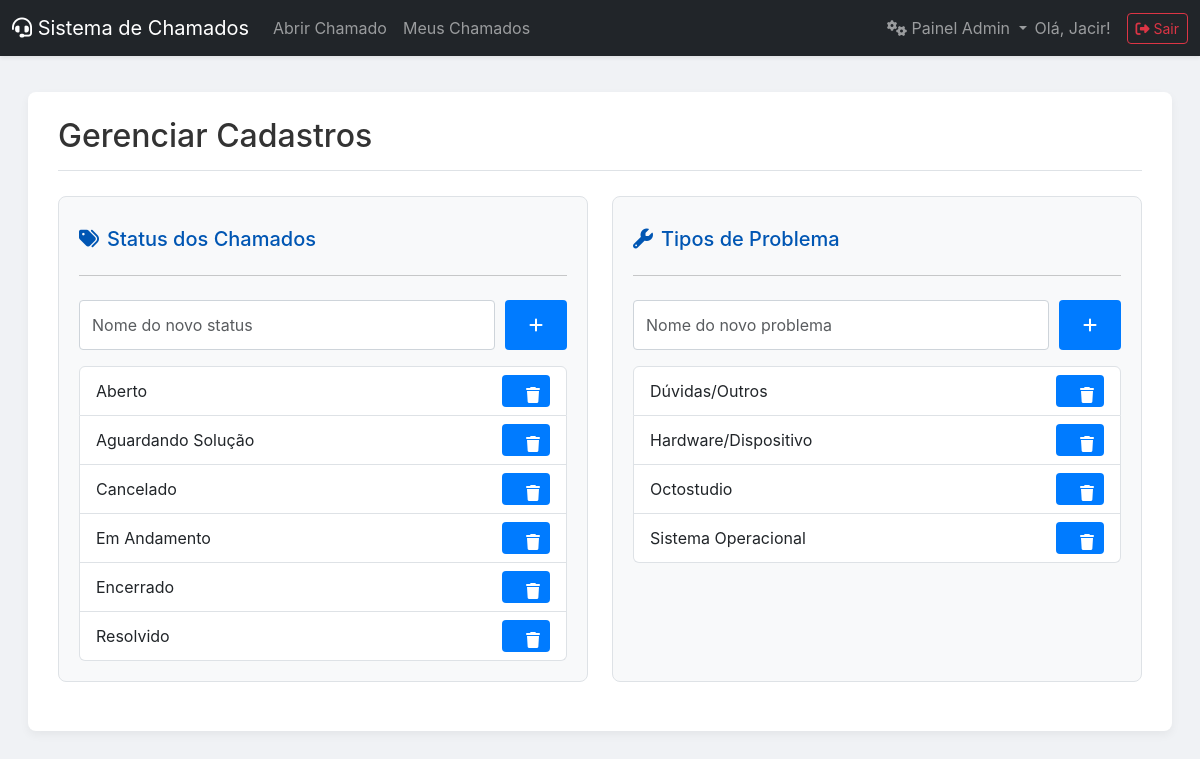
Screenshot of /admin/gerenciar (signed in) with the database file from the repository.
### tables this page shows
CREATE TABLE users (
        id INTEGER PRIMARY KEY AUTOINCREMENT, email TEXT UNIQUE NOT NULL, password TEXT NOT NULL,
        municipio TEXT NOT NULL, responsavel TEXT NOT NULL, telefone TEXT NOT NULL,
        must_reset_password BOOLEAN DEFAULT 1, is_admin BOOLEAN DEFAULT 0
    );

CREATE TABLE status (
        id INTEGER PRIMARY KEY AUTOINCREMENT,
        nome TEXT UNIQUE NOT NULL
    );

CREATE TABLE tipos_problema (
        id INTEGER PRIMARY KEY AUTOINCREMENT,
        nome TEXT UNIQUE NOT NULL
    );

### app.py (the view)
@app.route('/admin/gerenciar')
@login_required
@admin_required
def gerenciar_cadastros():
    db = get_db()
    status_list = db.execute('SELECT * FROM status ORDER BY nome').fetchall()
    tipos_problema_list = db.execute('SELECT * FROM tipos_problema ORDER BY nome').fetchall()
    db.close()
    return render_template('gerenciar_cadastros.html', status_list=status_list, tipos_problema_list=tipos_problema_list)

### app.py (called while the page is built)
def get_db():
    db = sqlite3.connect(DATABASE)
    db.row_factory = sqlite3.Row
    return db

def login_required(f):
    @wraps(f)
    def decorated_function(*args, **kwargs):
        if 'user_id' not in session:
            flash('Por favor, faça login para acessar esta página.', 'warning')
            return redirect(url_for('login'))
        return f(*args, **kwargs)
    return decorated_function

def admin_required(f):
    @wraps(f)
    def decorated_function(*args, **kwargs):
        if not g.user or not g.user['is_admin']:
            flash('Acesso negado. Esta área é restrita para administradores.', 'danger')
            return redirect(url_for('index'))
        return f(*args, **kwargs)
    return decorated_function

@app.before_request
def load_logged_in_user():
    user_id = session.get('user_id')
    if user_id is None:
        g.user = None
    else:
        db = get_db()
        g.user = db.execute('SELECT * FROM users WHERE id = ?', (user_id,)).fetchone()
        db.close()

@app.context_processor
def inject_user():
    return dict(user=g.user)

### templates/gerenciar_cadastros.html (shortened to what this page needs)
{% extends "layout.html" %}
{% block content %}
<div class="content-container">
    <div class="page-header">
        <h2 class="mb-0">Gerenciar Cadastros</h2>
    </div>
    <div class="row mt-4">
        <div class="col-md-6 mb-4">
            <div class="management-panel">
                <h3><i class="fas fa-tags me-2"></i>Status dos Chamados</h3>
                <hr>
                <form action="{{ url_for('add_status') }}" method="post" class="add-form">
                    <input type="text" name="nome" class="form-control" placeholder="Nome do novo status" required>
                    <button type="submit" class="btn btn-primary"><i class="fas fa-plus"></i></button>
                </form>
                <ul class="list-group mt-3">
                    {% for status in status_list %}
                    <li class="list-group-item d-flex justify-content-between align-items-center">
                        {{ status.nome }}
                        <form action="{{ url_for('delete_status', status_id=status.id) }}" method="post" class="d-inline">
                            <button type="submit" class="btn btn-sm btn-outline-danger btn-delete" title="Excluir" onclick="return confirm('Tem certeza que deseja excluir este status? A ação não pode ser desfeita.')">
                                <i class="fas fa-trash"></i>
                            </button>
                        </form>
                    </li>
                    {% else %}
                    <li class="list-group-item">Nenhum status cadastrado.</li>
                    {% endfor %}
                </ul>
            </div>
        </div>
        <div class="col-md-6 mb-4">
            <div class="management-panel">
                <h3><i class="fas fa-wrench me-2"></i>Tipos de Problema</h3>
                <hr>
                <form action="{{ url_for('add_tipo_problema') }}" method="post" class="add-form">
                    <input type="text" name="nome" class="form-control" placeholder="Nome do novo problema" required>
                    <button type="submit" class="btn btn-primary"><i class="fas fa-plus"></i></button>
                </form>
                <ul class="list-group mt-3">
                    {% for tipo in tipos_problema_list %}
                    <li class="list-group-item d-flex justify-content-between align-items-center">
                        {{ tipo.nome }}
                        <form action="{{ url_for('delete_tipo_problema', tipo_id=tipo.id) }}" method="post" class="d-inline">
                            <button type="submit" class="btn btn-sm btn-outline-danger btn-delete" title="Excluir" onclick="return confirm('Tem certeza que deseja excluir este tipo de problema? A ação não pode ser desfeita.')">
                                <i class="fas fa-trash"></i>
                            </button>
                        </form>
                    </li>
                    {% else %}
                    <li class="list-group-item">Nenhum tipo de problema cadastrado.</li>
                    {% endfor %}
                </ul>
            </div>
        </div>
    </div>
</div>
{% endblock %}

### templates/layout.html (shortened to what this page needs)
<!doctype html>
<html lang="pt-BR">
<head>
    <link href="https://cdn.jsdelivr.net/npm/bootstrap@5.3.0/dist/css/bootstrap.min.css" rel="stylesheet">
    <link rel="stylesheet" href="https://cdnjs.cloudflare.com/ajax/libs/font-awesome/6.4.0/css/all.min.css">
    <link rel="stylesheet" href="{{ url_for('static', filename='css/style.css') }}">
</head>
<body>
<nav class="navbar navbar-expand-lg navbar-dark bg-dark shadow-sm">
    <div class="container-fluid">
        <a class="navbar-brand" href="{{ url_for('index') }}">
            <i class="fas fa-headset"></i>
            Sistema de Chamados
        </a>
        <div class="collapse navbar-collapse" id="navbarNav">
            <ul class="navbar-nav me-auto">
                {% if user %}
                    {% if user.is_admin %}
                        <li class="nav-item">
                             <a class="nav-link" href="{{ url_for('abrir_chamado_admin') }}">Abrir Chamado</a>
                        </li>
                    {% else %}
                        <li class="nav-item">
                            <a class="nav-link" href="{{ url_for('index') }}">Abrir Chamado</a>
                        </li>
                    {% endif %}
                    <li class="nav-item">
                        <a class="nav-link" href="{{ url_for('meus_chamados') }}">Meus Chamados</a>
                    </li>
                {% endif %}
            </ul>
            <ul class="navbar-nav ms-auto align-items-center">
                {% if user and user.is_admin %}
                    <li class="nav-item dropdown">
                        <a class="nav-link dropdown-toggle" href="#" id="adminMenuDropdown" role="button" data-bs-toggle="dropdown" aria-expanded="false">
                            <i class="fas fa-cogs"></i> Painel Admin
                        </a>
                    </li>
                {% endif %}
                {% if user %}
                    <li class="nav-item">
                        <span class="navbar-text me-3">
                            Olá, {{ user.responsavel.split()[0] }}!
                        </span>
                    </li>
                    <li class="nav-item">
                        <a href="{{ url_for('logout') }}" class="btn btn-outline-danger btn-sm">
                            <i class="fas fa-sign-out-alt"></i> Sair
                        </a>
                    </li>
                {% else %}
                    <li class="nav-item">
                         <a href="{{ url_for('login') }}" class="btn btn-outline-success btn-sm">
                            <i class="fas fa-sign-in-alt"></i> Entrar
                        </a>
                    </li>
                {% endif %}
            </ul>
        </div>
    </div>
</nav>
<main class="container-fluid">
    <div class="main-content">
        {% block content %}{% endblock %}
    </div>
</main>
</body>
</html>

### static/css/style.css (style rules this page uses)
body { font-family: -apple-system, BlinkMacSystemFont, "Segoe UI", Roboto, "Helvetica Neue", Arial, sans-serif; margin: 0; background-color: #f8f9fa; color: #333; }
h1, h2, h3 { margin-top: 0.5em; margin-bottom: 0.75em; }
.main-content { flex-grow: 1; padding: 1em; overflow-x: auto; }
input[type="text"], input[type="email"], input[type="tel"], input[type="password"], select, textarea { width: 100%; padding: 0.75em; border: 1px solid #ced4da; border-radius: 4px; box-sizing: border-box; }
button[type="submit"] { background-color: #007bff; color: white; border: none; padding: 0.75em 1.5em; border-radius: 4px; cursor: pointer; font-size: 1em; transition: background-color 0.2s; }
hr { margin-top: 1.5em; margin-bottom: 1.5em; }
.add-form { display: flex; gap: 10px; margin-top: 1.5em; }
.add-form input { flex-grow: 1; }

### templates/layout.html (style rules this page uses)
body { background-color: #f0f2f5; }
.main-content { padding-top: 1rem; padding-bottom: 1rem; }

### templates/gerenciar_cadastros.html (style rules this page uses)
.content-container { max-width: 1200px; margin: 20px auto; padding: 25px 30px; background-color: #ffffff; border-radius: 8px; box-shadow: 0 4px 10px rgba(0,0,0,0.05); }
.page-header { border-bottom: 1px solid #dee2e6; padding-bottom: 15px; margin-bottom: 25px; }
.page-header h2 { margin: 0; color: #333; }
.management-panel { background-color: #f8f9fa; border: 1px solid #dee2e6; border-radius: 8px; padding: 20px; height: 100%; }
.management-panel h3 { font-size: 1.25rem; color: #0056b3; }
.add-form { display: flex; gap: 10px; }
.add-form .form-control { flex-grow: 1; }
.btn-delete { border-radius: 50%; width: 32px; height: 32px; padding: 0; line-height: 1; }

### rows the page displays
users: responsavel "Jacir"
status: nome "Aberto"
status: nome "Aguardando Solução"
status: nome "Cancelado"
status: nome "Em Andamento"
status: nome "Encerrado"
status: nome "Resolvido"
tipos_problema: nome "Dúvidas/Outros"
tipos_problema: nome "Hardware/Dispositivo"
tipos_problema: nome "Octostudio"
tipos_problema: nome "Sistema Operacional"
